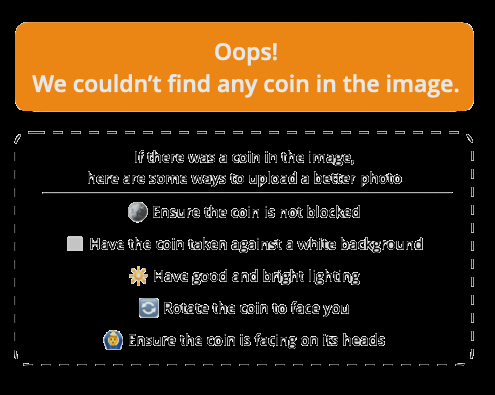
#> input picture imgrecv2/coinerror.png, 495 x 395 px; its folder holds only this picture in this run
$ python -i imagetk.py   (imports and definitions only)   (older library calls are emulated)
#> lines starting #> are read from the running program, lines starting #| are printed output that depends on the picture; after the words box and inside, x2 and y2 are one past the last pixel; in counts of white or black regions, pixels touching at a corner belong together
import tkinter as tk
from tkinter import *
from tkinter import filedialog
from tkinter import ttk
from tkinter.filedialog import askopenfile
import tkinter #guis (tkinter)
from PIL import Image, ImageTk #to display image
from imutils import perspective
from imutils import contours #to check for contours/ object detect
import numpy as np #for arrays
import cv2
import imutils
import cv2 as cv #opencv
from skimage.metrics import structural_similarity as ssim #ssim comparison
import random #radomisation

#Main page/ front page
newfont = ("Open Sans", 20,"bold")
newfont1 = ("Open Sans",15)
# [3 lines not run here, left out]
# [1 line that did not run here, left out]
# [2 lines not run here, left out]
# [1 line that did not run here, left out]
# [2 lines not run here, left out]
# [1 line that did not run here, left out]
# [2 lines not run here, left out]
# [2 lines that did not run here, left out]
# [2 lines not run here, left out]
# [1 line that did not run here, left out]
# [1 line that did not run here, left out]
# [1 line that did not run here, left out]
# [1 line that did not run here, left out]
# [1 line not run here, left out]
# [1 line that did not run here, left out]
# [1 line not run here, left out]
# [1 line that did not run here, left out]
# [1 line not run here, left out]
# [1 line that did not run here, left out]
# [1 line not run here, left out]

imagefile=StringVar() #set string variable for the imagefile
coind,perc=[],[]

#GO TO OTHER PAGES DIRECTORIES
def mani():
    # GO TO MANUAL IDENTIFICATION PAGE ***
    print("manuali")
def reent():
    # GO TO COMP IMG RECOG PAGE ***
    print("reent")
def bthome():
    #GO TO HOME PAGE/ MAINAPP ***
    print("go back home")


# [15 lines left out: function upload_file, not called in this run]

#dropdown menu for cents or dollars
options = ["Dollars ($)", "Cents (¢)"]
clicked=StringVar()
# [1 line not run here, left out]
# [1 line that did not run here, left out]
# [2 lines not run here, left out]
costin=StringVar()
# [1 line that did not run here, left out]
# [1 line not run here, left out]

#=== Validation check for input of image/ input for the cost ===
# [217 lines left out: functions submit1, nothing, something, not called in this run]


# === ALGO TO IDENTIFY IMG ====
def algo(imginput):
#> called with imginput = 'coinerror.png'
    global coind
    global perc
    while True:
            # change image to black and white
            image = cv2.imread(imginput)
#> image is the input picture: shape (395, 495, 3); mean B, G, R 18.2, 39.9, 59.2
            gray = cv2.cvtColor(image, cv2.COLOR_BGR2GRAY)
            gray = cv2.GaussianBlur(gray, (7, 7), 0)
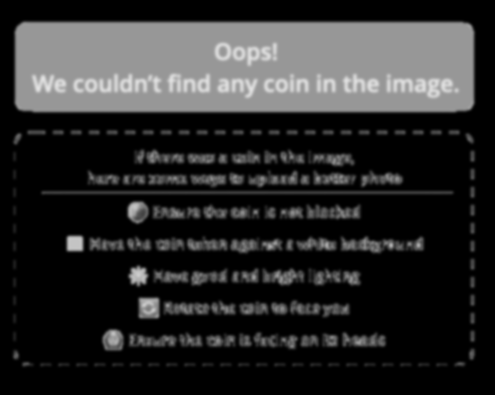
#> gray: shape (395, 495); min 0, max 225, mean 43.1
            # find the edges in the image
            edged = cv2.Canny(gray, 50, 100)
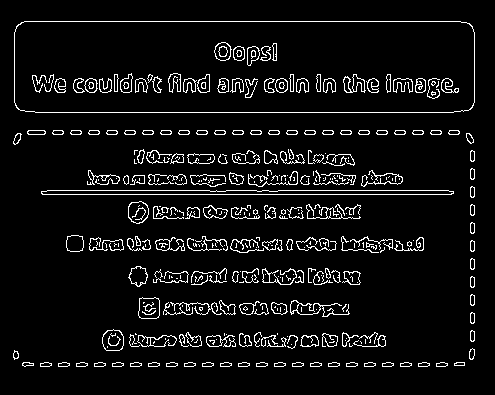
#> edged: shape (395, 495); 6.5% white in thin lines or dots, all inside (x1, y1, x2, y2) = (13, 21, 475, 367)
            edged = cv2.dilate(edged, None, iterations=1)
#> edged: shape (395, 495); 20.5% white; 118 white regions, largest, box (x1, y1, x2, y2) and area: (13, 20, 476, 114) 3294, (40, 189, 455, 196) 2506, (154, 235, 284, 254) 1562
            edged = cv2.erode(edged, None, iterations=1)
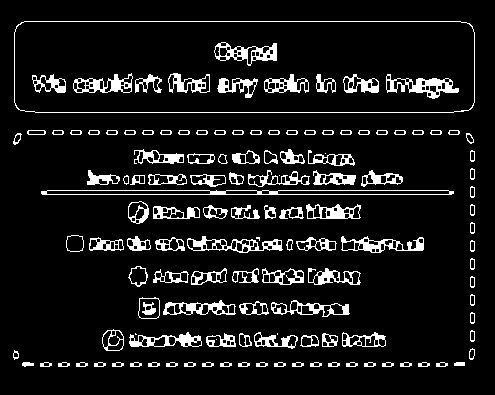
#> edged: shape (395, 495); 9.4% white; 132 white regions (6 under 20 px)
            #find contours
            cnts = cv2.findContours(edged.copy(), cv2.RETR_EXTERNAL,
                    cv2.CHAIN_APPROX_SIMPLE)
#> cnts = 120 contours, 5 with area under 20; largest, box (x1, y1, x2, y2) and area: (14, 21, 475, 113) 41688, (41, 190, 454, 195) 1607, (187, 236, 283, 253) 849, (341, 236, 424, 253) 716, (271, 300, 350, 317) 700
            cnts = imutils.grab_contours(cnts)

            if len(cnts)==0: #BREAK, NO OBJECT detected (e.x. plain black colour pic)
                    nothing()
                    break
            # sort contours based on the array and their coord
            (cnts, _) = contours.sort_contours(cnts)
            colors = ((0, 0, 255), (240, 0, 159), (255, 0, 0), (255, 255, 0))
            coord,area,coordmax=[],[],[]
            for (i, c) in enumerate(cnts): #goes through all the contours 1 by 1
                    if cv2.contourArea(c) < 1000: #if area too small, ignore
                            continue
                    # draw contours
                    box = cv2.minAreaRect(c)
                    if imutils.is_cv2():
                        box = cv2.cv.BoxPoints(box)
                    else:
                        box = cv2.boxPoints(box)
                    box = np.array(box, dtype="int")
                    cv2.drawContours(image, [box], -1, (0, 255, 0), 2)
                    area.append(cv2.contourArea(c)) #append the coordinates and area of the boundaries for comparison and comparing later
                    coord.append(box.astype("int"))
#> this loop made 120 passes
#> box on passes 3, 7: [[473, 111], [14, 111], [14, 21], [473, 21]], [[453, 194], [41, 194], [41, 190], [453, 190]]
#> c on pass 29: [[135, 333], [135, 334], [136, 334]]
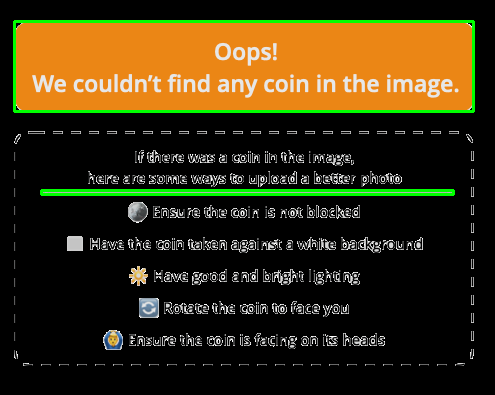
#> image: shape (395, 495, 3); 2.96% of pixels changed, all inside (x1, y1, x2, y2) = (13, 20, 475, 196)
#> after the loop, area = [41688, 1607]; coord = [[[473, 111], [14, 111], [14, 21], [473, 21]], [[453, 194], [41, 194], [41, 190], [453, 190]]]
            if len(area)>5: #want top 5 area covered
                    areatemp=area.copy()
                    areatemp.sort() #sorts area covered
                    areatemp=areatemp[::-1]
                    for i in range (5):
                            coordmax.append(coord[area.index(areatemp[i])]) #finds the top 5 largest areas coordinates
            else:
                    coordmax=coord
#> coordmax has the same summary as coord
            if len(coord)==0: #BREAK, no significant object detected, where no objects are even found, break
                    nothing()
                    break
            x_coord,y_coord=[],[]
            for i in coordmax:
                    for c in i:
                            c=str(c)
                            c=c[1:(len(c)-1)]
                            x,y=c.split()
                            x_coord.append(int(x))
                            y_coord.append(int(y)) #sorts the x and y coordinates of each boundary
#> this loop made 2 passes
#> after the loop, x_coord = [473, 14, 14, 473, 453, 41, 41, 453]; y_coord = [111, 111, 21, 21, 194, 194, 190, 190]

            # === CROPPING IMAGE TO FIT OBJECT/ COIN ===
            orgimg = cv2.imread(imginput)
            points=[min(y_coord),max(y_coord), min(x_coord),max(x_coord)]
#> points = [21, 194, 14, 473]
            for i in range (4):
                    if i==0 or i==2:
                            if points[i]<0: #if coordinate is outside the image, set to zero
                                    points[i]=0
                    elif i==1: #if coordinate is outside image, set to the max height of image
                            if points[1]>orgimg.shape[1]:
                                    points[1]=orgimg.shape[1]
                    elif i==3: #if coorfinate is outside image, set to max width of image
                            if points[3]>orgimg.shape[0]:
                                    points[3]=orgimg.shape[0]
#> after the loop, points = [21, 194, 14, 395]
            cropped_image = orgimg[points[0]:points[1], points[2]:points[3]] #crop image
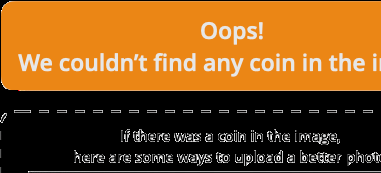
#> cropped_image: shape (173, 381, 3); mean B, G, R 29.3, 82.3, 129.8
            cv2.imwrite("cropimg.png", cropped_image)

            # === LOOK FOR CIRCLE --> COIN ===
            cimg=cv2.imread("cropimg.png")
            gray = cv2.cvtColor(cimg, cv.COLOR_BGR2GRAY) #change to black and white
#> gray: shape (173, 381)
            gray = cv.medianBlur(gray, 5)
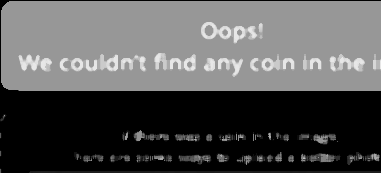
#> gray: shape (173, 381); min 0, max 231, mean 84.7
            rows = gray.shape[0]
#> rows = 173
            rad=int(0.4*min(cimg.shape[:2])) #minimum radius is 40% of the smallest side of the image
#> rad = 69
            circles = cv.HoughCircles(gray, cv.HOUGH_GRADIENT, 1, rows / 8,
                                       param1=100, param2=30,
                                       minRadius=rad, maxRadius=rad+50) #look for circles with radius of sort
#> circles = [[202.5, 66.5, 73.5]]
            if circles is not None: #if there are circles
                    # === COMPARE IMAGE WITH DATA BASE ===
                    x=[]
                    coinsrank=[]
                    fivo,teno,tweo,fifo,oneo=(['five_cent_old0.png','five_cent_old1.png', 'five_cent_old2.png', 'five_cent_old3.png', 'five_cent_old4.png', 'five_cent_old5.png']),(['ten_cent_old0.png','ten_cent_old1.png', 'ten_cent_old2.png', 'ten_cent_old3.png', 'ten_cent_old4.png', 'ten_cent_old5.png']),(['twenty_cent_old0.png','twenty_cent_old1.png', 'twenty_cent_old2.png', 'twenty_cent_old3.png', 'twenty_cent_old4.png']),(['fifty_cent_old0.png','fifty_cent_old1.png', 'fifty_cent_old2.png', 'fifty_cent_old3.png', 'fifty_cent_old4.png']),(['one_dollar_old0.png','one_dollar_old1.png', 'one_dollar_old2.png', 'one_dollar_old3.png', 'one_dollar_old4.png', 'one_dollar_old5.png'])
                    fiv,ten,twe,fif,one=(['five_cent0.png','five_cent1.png', 'five_cent2.png', 'five_cent3.png', 'five_cent4.png']),(['ten_cent0.png','ten_cent1.png', 'ten_cent2.png', 'ten_cent3.png', 'ten_cent4.png']),(['twenty_cent0.png','twenty_cent1.png', 'twenty_cent2.png', 'twenty_cent3.png', 'twenty_cent4.png', 'twenty_cent5.png']),(['fifty_cent0.png','fifty_cent1.png', 'fifty_cent2.png', 'fifty_cent3.png']),(['one_dollar0.png','one_dollar1.png', 'one_dollar2.png', 'one_dollar3.png', 'one_dollar4.png'])
                    random.shuffle(fivo) #randomly shuffle the lists
                    random.shuffle(teno)
                    random.shuffle(tweo)
                    random.shuffle(fifo)
                    random.shuffle(oneo)
                    random.shuffle(fiv)
                    random.shuffle(ten)
                    random.shuffle(twe)
                    random.shuffle(fif)
                    random.shuffle(one)
                    #randomly get the images to compare with
                    coins = [fivo[0],fivo[3],teno[1],teno[2],tweo[3],tweo[2],fifo[2],fifo[1],oneo[0],oneo[3],fiv[2],fiv[0],ten[1],ten[2],twe[1],twe[0],fif[3],fif[2],one[2],one[1]]
                    for i in range (20):
                        img_org=cv2.imread("cropimg.png")
                        img_org_1=cv2.resize(img_org, (500, 500)) #resize the dimenssions
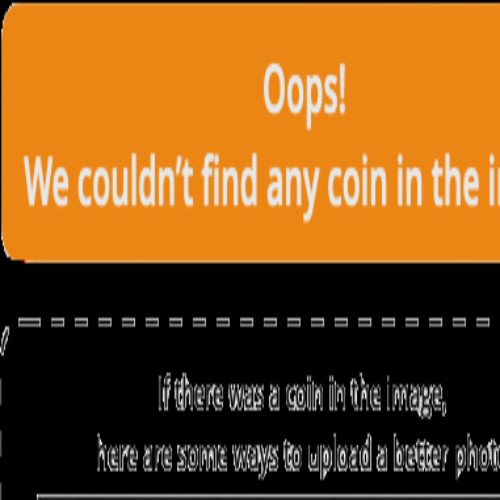
#> img_org_1: shape (500, 500, 3); mean B, G, R 29.2, 82.2, 129.7
                        img_test=cv2.imread(coins[i])
#> (the run stopped early here; a loop or call above may not have finished)
